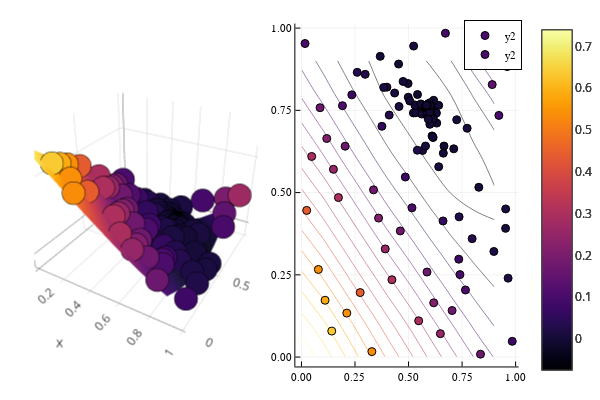

Notebook source saved alongside this figure:
### Markdown cell above
Let's plot the objective function, **holding the value of $\alpha$ at its true value**:

### Code cell
using Plots
plotlyjs()
p1 = plot(collect(lower_bound[2]:0.1:upper_bound[2]), collect(lower_bound[3]:0.1:upper_bound[3]), (x, y) -> kriging_surrogate([alpha0 x y]), linetype=:surface)
xs = [xy[2] for xy in xys]
ys = [xy[3] for xy in xys]
gg(x) = g([alpha0; x[2]; x[3]])
zs = gg.(xys) 
scatter!(xs, ys, zs, marker_z=zs)
p2 = contour(collect(lower_bound[2]:0.1:upper_bound[2]), collect(lower_bound[3]:0.1:upper_bound[3]), (x, y) -> kriging_surrogate([alpha0 x y]))
scatter!(xs, ys, marker_z=zs) # hide
plot(p1, p2) # hide
